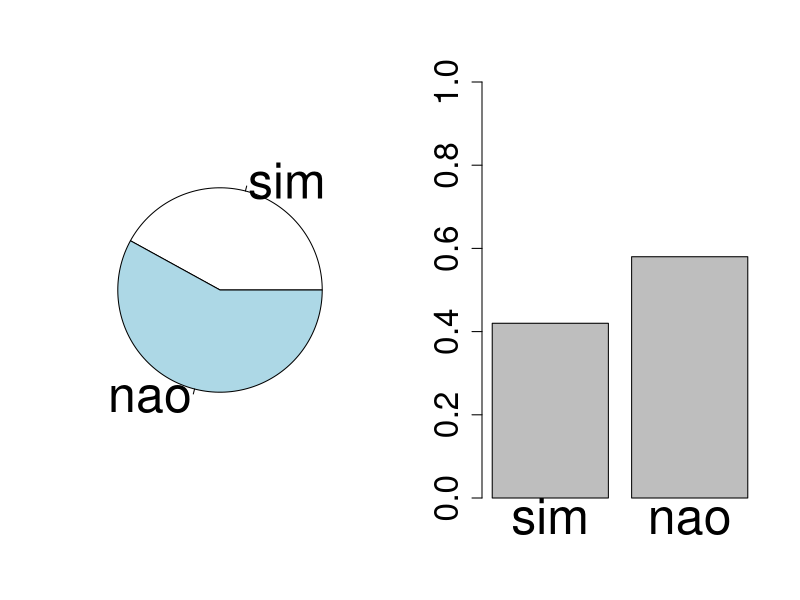

This chart was generated by the following R code:
## ---- chunk 1
knitr::opts_chunk$set(echo = FALSE)
require(magrittr)
set.seed(13)
## ---- chunk 2
par(mfrow=c(1,2))
pie(c(0.42, 0.58), c("sim","nao"), lwd=2, cex=3)
barplot(c(0.42,0.58), names.arg = c("sim","nao"), ylim=c(0,1), cex.names = 3, cex.axis = 2)
